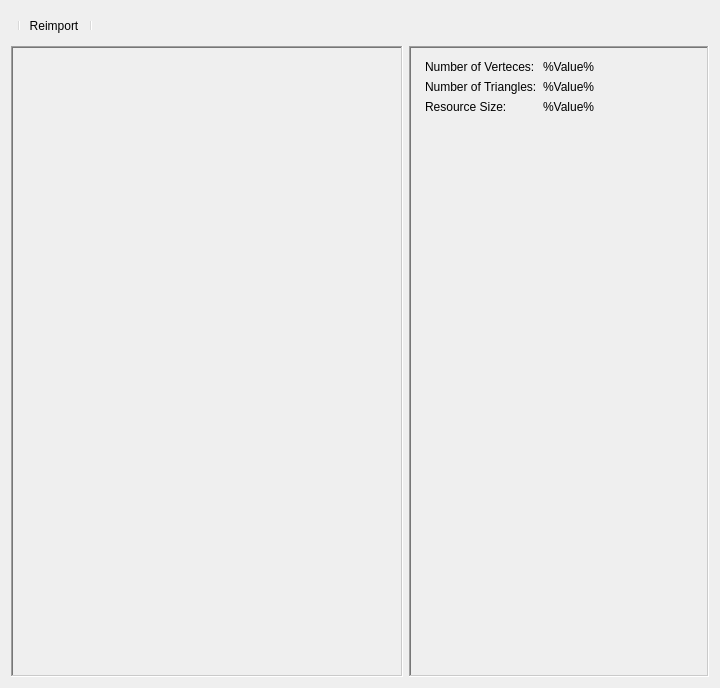
<?xml version="1.0" encoding="UTF-8"?>
<ui version="4.0">
 <class>WeStaticMeshEditorWindow</class>
 <widget class="QWidget" name="WeStaticMeshEditorWindow">
  <property name="geometry">
   <rect>
    <x>0</x>
    <y>0</y>
    <width>720</width>
    <height>688</height>
   </rect>
  </property>
  <property name="windowTitle">
   <string>Static Mesh Editor</string>
  </property>
  <layout class="QVBoxLayout" name="verticalLayout_3">
  <item>
    <widget class="QToolBar" name="toolBar">
     <property name="windowTitle">
      <string>toolBar</string>
     </property>
     <property name="allowedAreas">
      <set>Qt::AllToolBarAreas</set>
     </property>
     <property name="iconSize">
      <size>
       <width>19</width>
       <height>19</height>
      </size>
     </property>
     <property name="floatable">
      <bool>true</bool>
     </property>
     <addaction name="separator"/>
     <addaction name="actionReimport"/>
     <addaction name="separator"/>
    </widget>
   </item>
   <item>
  <layout class="QHBoxLayout" name="horizontalLayout">
   <item>
    <widget class="QFrame" name="viewportFrame">
     <property name="sizePolicy">
      <sizepolicy hsizetype="MinimumExpanding" vsizetype="Expanding">
       <horstretch>0</horstretch>
       <verstretch>0</verstretch>
      </sizepolicy>
     </property>
     <property name="minimumSize">
      <size>
       <width>300</width>
       <height>0</height>
      </size>
     </property>
     <property name="frameShape">
      <enum>QFrame::WinPanel</enum>
     </property>
     <property name="frameShadow">
      <enum>QFrame::Sunken</enum>
     </property>
     <property name="lineWidth">
      <number>1</number>
     </property>
     <property name="midLineWidth">
      <number>0</number>
     </property>
     <layout class="QHBoxLayout" name="horizontalLayout_2">
      <property name="leftMargin">
       <number>0</number>
      </property>
      <property name="topMargin">
       <number>0</number>
      </property>
      <property name="rightMargin">
       <number>0</number>
      </property>
      <property name="bottomMargin">
       <number>0</number>
      </property>
      <item>
       <widget class="WeViewportWidget" name="viewportPreview" native="true"/>
      </item>
     </layout>
    </widget>
   </item>
   <item>
    <widget class="QFrame" name="frame">
     <property name="sizePolicy">
      <sizepolicy hsizetype="Preferred" vsizetype="Expanding">
       <horstretch>0</horstretch>
       <verstretch>0</verstretch>
      </sizepolicy>
     </property>
     <property name="minimumSize">
      <size>
       <width>300</width>
       <height>0</height>
      </size>
     </property>
     <property name="maximumSize">
      <size>
       <width>300</width>
       <height>16777215</height>
      </size>
     </property>
     <property name="frameShape">
      <enum>QFrame::WinPanel</enum>
     </property>
     <property name="frameShadow">
      <enum>QFrame::Sunken</enum>
     </property>
     <property name="midLineWidth">
      <number>0</number>
     </property>
     <layout class="QVBoxLayout" name="verticalLayout_2">
      <item>
       <layout class="QFormLayout" name="formLayout">
        <property name="leftMargin">
         <number>5</number>
        </property>
        <property name="topMargin">
         <number>3</number>
        </property>
        <property name="rightMargin">
         <number>5</number>
        </property>
        <property name="bottomMargin">
         <number>5</number>
        </property>
        <item row="0" column="0">
         <widget class="QLabel" name="label_numVerteces">
          <property name="text">
           <string>Number of Verteces:</string>
          </property>
         </widget>
        </item>
        <item row="0" column="1">
         <widget class="QLabel" name="label_numVertecesValue">
          <property name="sizePolicy">
           <sizepolicy hsizetype="Preferred" vsizetype="Preferred">
            <horstretch>0</horstretch>
            <verstretch>0</verstretch>
           </sizepolicy>
          </property>
          <property name="text">
           <string>%Value%</string>
          </property>
          <property name="alignment">
           <set>Qt::AlignLeading|Qt::AlignLeft|Qt::AlignVCenter</set>
          </property>
         </widget>
        </item>
        <item row="1" column="0">
         <widget class="QLabel" name="label_numTriangles">
          <property name="text">
           <string>Number of Triangles:</string>
          </property>
         </widget>
        </item>
        <item row="1" column="1">
         <widget class="QLabel" name="label_numTrianglesValue">
          <property name="sizePolicy">
           <sizepolicy hsizetype="Preferred" vsizetype="Preferred">
            <horstretch>0</horstretch>
            <verstretch>0</verstretch>
           </sizepolicy>
          </property>
          <property name="text">
           <string>%Value%</string>
          </property>
          <property name="alignment">
           <set>Qt::AlignLeading|Qt::AlignLeft|Qt::AlignVCenter</set>
          </property>
         </widget>
        </item>
        <item row="2" column="0">
         <widget class="QLabel" name="label_resourceSize">
          <property name="text">
           <string>Resource Size:</string>
          </property>
         </widget>
        </item>
        <item row="2" column="1">
         <widget class="QLabel" name="label_resourceSizeValue">
          <property name="sizePolicy">
           <sizepolicy hsizetype="Preferred" vsizetype="Preferred">
            <horstretch>0</horstretch>
            <verstretch>0</verstretch>
           </sizepolicy>
          </property>
          <property name="text">
           <string>%Value%</string>
          </property>
          <property name="alignment">
           <set>Qt::AlignLeading|Qt::AlignLeft|Qt::AlignVCenter</set>
          </property>
         </widget>
        </item>
       </layout>
      </item>
     </layout>
    </widget>
   </item>
  </layout>
  </item>
  </layout>
  <action name="actionReimport">
   <property name="enabled">
    <bool>true</bool>
   </property>
   <property name="text">
    <string>Reimport</string>
   </property>
   <property name="toolTip">
    <string>Reimport Asset</string>
   </property>
  </action>
  <action name="actionR">
   <property name="checkable">
    <bool>true</bool>
   </property>
   <property name="text">
    <string>R</string>
   </property>
   <property name="toolTip">
    <string>Toggle Red Channel</string>
   </property>
  </action>
  <action name="actionG">
   <property name="checkable">
    <bool>true</bool>
   </property>
   <property name="text">
    <string>G</string>
   </property>
   <property name="toolTip">
    <string>Toggle Green Channel</string>
   </property>
  </action>
  <action name="actionB">
   <property name="checkable">
    <bool>true</bool>
   </property>
   <property name="text">
    <string>B</string>
   </property>
   <property name="toolTip">
    <string>Toggle Blue Channel</string>
   </property>
  </action>
  <action name="actionA">
   <property name="checkable">
    <bool>true</bool>
   </property>
   <property name="text">
    <string>A</string>
   </property>
   <property name="toolTip">
    <string>Toggle Alpha Channel</string>
   </property>
  </action>
 </widget>
 <customwidgets>
  <customwidget>
   <class>WeViewportWidget</class>
   <extends>QWidget</extends>
   <header>Widgets/ViewportWidget.h</header>
   <container>1</container>
  </customwidget>
 </customwidgets>
 <resources/>
 <connections/>
</ui>
